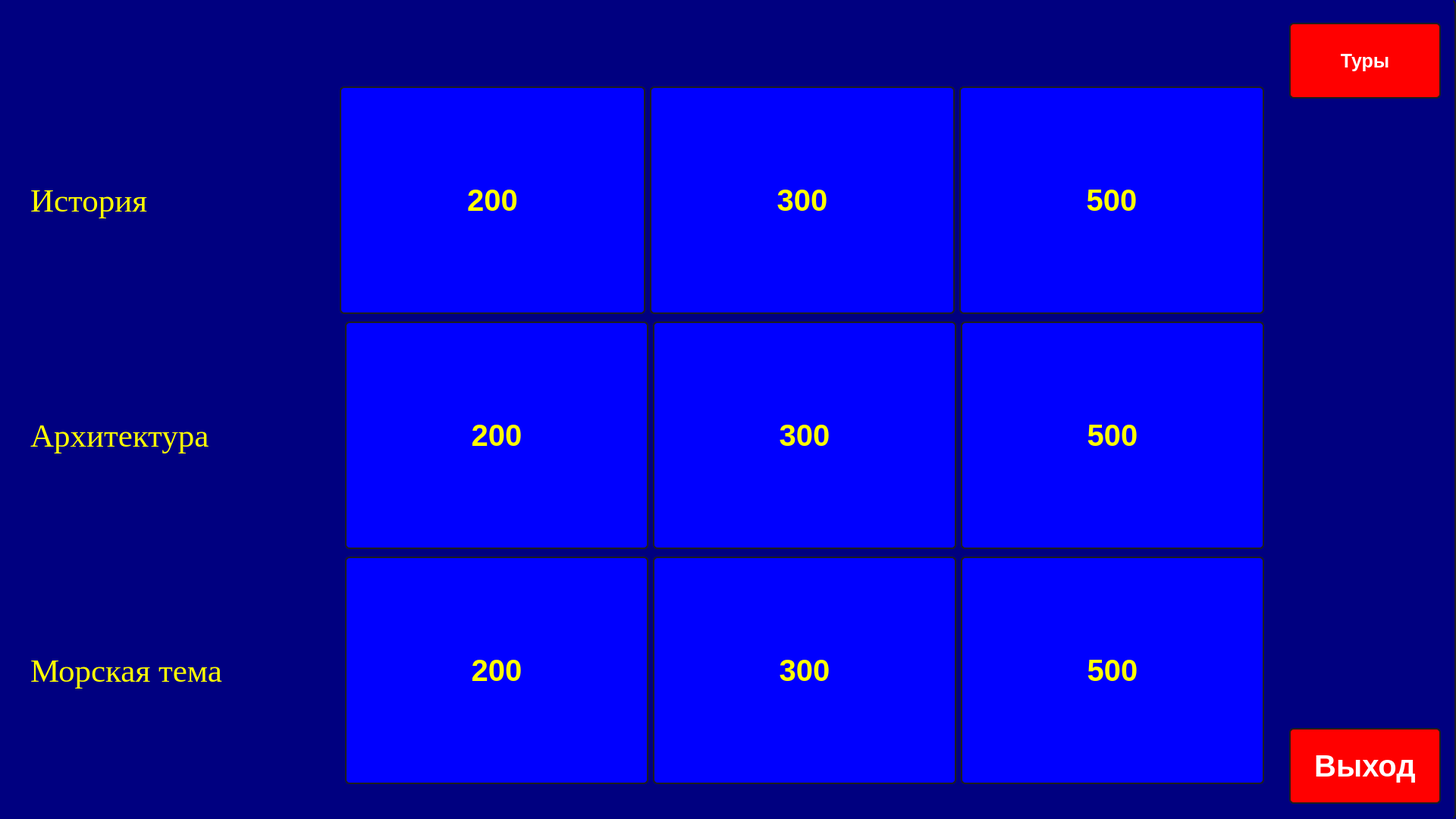
<?xml version="1.0" encoding="UTF-8"?>
<ui version="4.0">
 <class>thirdwindow1</class>
 <widget class="QDialog" name="thirdwindow1">
  <property name="geometry">
   <rect>
    <x>0</x>
    <y>0</y>
    <width>1920</width>
    <height>1080</height>
   </rect>
  </property>
  <property name="windowTitle">
   <string>Dialog</string>
  </property>
  <property name="styleSheet">
   <string notr="true">QDialog
{
font-weight: bold;
    color: yellow;
    background-color: navy;
    border-width: 2px;
    border-color: #1e1e1e;
    border-style: solid;
    border-radius: 6;
    padding: 3px;
    font-size: 40px;
    padding-left: 5px;
    padding-right: 5px;
}</string>
  </property>
  <widget class="QWidget" name="layoutWidget">
   <property name="geometry">
    <rect>
     <x>40</x>
     <y>110</y>
     <width>1627</width>
     <height>928</height>
    </rect>
   </property>
   <layout class="QVBoxLayout" name="verticalLayout">
    <item>
     <layout class="QHBoxLayout" name="horizontalLayout_4">
      <item>
       <layout class="QHBoxLayout" name="horizontalLayout">
        <item>
         <widget class="QLabel" name="label">
          <property name="minimumSize">
           <size>
            <width>400</width>
            <height>200</height>
           </size>
          </property>
          <property name="font">
           <font>
            <family>Times New Roman</family>
            <pointsize>32</pointsize>
           </font>
          </property>
          <property name="styleSheet">
           <string notr="true">color: rgb(255, 255, 0);</string>
          </property>
          <property name="text">
           <string>История</string>
          </property>
         </widget>
        </item>
        <item>
         <widget class="QPushButton" name="pushButton">
          <property name="minimumSize">
           <size>
            <width>400</width>
            <height>300</height>
           </size>
          </property>
          <property name="font">
           <font>
            <pointsize>-1</pointsize>
            <weight>75</weight>
            <bold>true</bold>
           </font>
          </property>
          <property name="toolTip">
           <string>&lt;html&gt;&lt;head/&gt;&lt;body&gt;&lt;p&gt;&lt;span style=&quot; font-size:20pt; font-weight:600; color:#ffff00;&quot;&gt;200&lt;/span&gt;&lt;/p&gt;&lt;/body&gt;&lt;/html&gt;</string>
          </property>
          <property name="styleSheet">
           <string notr="true">QPushButton
{
font-weight: bold;
    color: yellow;
    background-color: blue;
    border-width: 2px;
    border-color: #1e1e1e;
    border-style: solid;
    border-radius: 6;
    padding: 3px;
    font-size: 40px;
    padding-left: 5px;
    padding-right: 5px;
}

QPushButton:pressed
{
    background-color: QLinearGradient( x1: 0, y1: 0, x2: 0, y2: 1, stop: 0 #2d2d2d, stop: 0.1 #2b2b2b, stop: 0.5 #292929, stop: 0.9 #282828, stop: 1 #252525);
}

QPushButton:hover
{
    border: 2px solid QLinearGradient( x1: 0, y1: 0, x2: 0, y2: 1, stop: 0 #ffa02f, stop: 1 #d7801a);
}

QPushButton:focus {
    border-color: yellow;
   outline: none;
}</string>
          </property>
          <property name="text">
           <string>200</string>
          </property>
         </widget>
        </item>
        <item>
         <widget class="QPushButton" name="pushButton_2">
          <property name="minimumSize">
           <size>
            <width>400</width>
            <height>300</height>
           </size>
          </property>
          <property name="styleSheet">
           <string notr="true">QPushButton
{
font-weight: bold;
    color: yellow;
    background-color: blue;
    border-width: 2px;
    border-color: #1e1e1e;
    border-style: solid;
    border-radius: 6;
    padding: 3px;
    font-size: 40px;
    padding-left: 5px;
    padding-right: 5px;
}

QPushButton:pressed
{
    background-color: QLinearGradient( x1: 0, y1: 0, x2: 0, y2: 1, stop: 0 #2d2d2d, stop: 0.1 #2b2b2b, stop: 0.5 #292929, stop: 0.9 #282828, stop: 1 #252525);
}

QPushButton:hover
{
    border: 2px solid QLinearGradient( x1: 0, y1: 0, x2: 0, y2: 1, stop: 0 #ffa02f, stop: 1 #d7801a);
}

QPushButton:focus {
    border-color: yellow;
   outline: none;
}</string>
          </property>
          <property name="text">
           <string>300</string>
          </property>
         </widget>
        </item>
        <item>
         <widget class="QPushButton" name="pushButton_3">
          <property name="minimumSize">
           <size>
            <width>400</width>
            <height>300</height>
           </size>
          </property>
          <property name="styleSheet">
           <string notr="true">QPushButton
{
font-weight: bold;
    color: yellow;
    background-color: blue;
    border-width: 2px;
    border-color: #1e1e1e;
    border-style: solid;
    border-radius: 6;
    padding: 3px;
    font-size: 40px;
    padding-left: 5px;
    padding-right: 5px;
}

QPushButton:pressed
{
    background-color: QLinearGradient( x1: 0, y1: 0, x2: 0, y2: 1, stop: 0 #2d2d2d, stop: 0.1 #2b2b2b, stop: 0.5 #292929, stop: 0.9 #282828, stop: 1 #252525);
}

QPushButton:hover
{
    border: 2px solid QLinearGradient( x1: 0, y1: 0, x2: 0, y2: 1, stop: 0 #ffa02f, stop: 1 #d7801a);
}

QPushButton:focus {
    border-color: yellow;
   outline: none;
}</string>
          </property>
          <property name="text">
           <string>500</string>
          </property>
         </widget>
        </item>
       </layout>
      </item>
     </layout>
    </item>
    <item>
     <layout class="QHBoxLayout" name="horizontalLayout_5">
      <item>
       <widget class="QLabel" name="label_3">
        <property name="minimumSize">
         <size>
          <width>400</width>
          <height>200</height>
         </size>
        </property>
        <property name="font">
         <font>
          <family>Times New Roman</family>
          <pointsize>32</pointsize>
         </font>
        </property>
        <property name="styleSheet">
         <string notr="true">
color: rgb(255, 255, 0);</string>
        </property>
        <property name="text">
         <string>Архитектура</string>
        </property>
       </widget>
      </item>
      <item>
       <layout class="QHBoxLayout" name="horizontalLayout_2">
        <item>
         <widget class="QPushButton" name="pushButton_4">
          <property name="minimumSize">
           <size>
            <width>400</width>
            <height>300</height>
           </size>
          </property>
          <property name="styleSheet">
           <string notr="true">QPushButton
{
font-weight: bold;
    color: yellow;
    background-color: blue;
    border-width: 2px;
    border-color: #1e1e1e;
    border-style: solid;
    border-radius: 6;
    padding: 3px;
    font-size: 40px;
    padding-left: 5px;
    padding-right: 5px;
}

QPushButton:pressed
{
    background-color: QLinearGradient( x1: 0, y1: 0, x2: 0, y2: 1, stop: 0 #2d2d2d, stop: 0.1 #2b2b2b, stop: 0.5 #292929, stop: 0.9 #282828, stop: 1 #252525);
}

QPushButton:hover
{
    border: 2px solid QLinearGradient( x1: 0, y1: 0, x2: 0, y2: 1, stop: 0 #ffa02f, stop: 1 #d7801a);
}

QPushButton:focus {
    border-color: yellow;
   outline: none;
}</string>
          </property>
          <property name="text">
           <string>200</string>
          </property>
         </widget>
        </item>
        <item>
         <widget class="QPushButton" name="pushButton_5">
          <property name="minimumSize">
           <size>
            <width>400</width>
            <height>300</height>
           </size>
          </property>
          <property name="styleSheet">
           <string notr="true">QPushButton
{
font-weight: bold;
    color: yellow;
    background-color: blue;
    border-width: 2px;
    border-color: #1e1e1e;
    border-style: solid;
    border-radius: 6;
    padding: 3px;
    font-size: 40px;
    padding-left: 5px;
    padding-right: 5px;
}

QPushButton:pressed
{
    background-color: QLinearGradient( x1: 0, y1: 0, x2: 0, y2: 1, stop: 0 #2d2d2d, stop: 0.1 #2b2b2b, stop: 0.5 #292929, stop: 0.9 #282828, stop: 1 #252525);
}

QPushButton:hover
{
    border: 2px solid QLinearGradient( x1: 0, y1: 0, x2: 0, y2: 1, stop: 0 #ffa02f, stop: 1 #d7801a);
}

QPushButton:focus {
    border-color: yellow;
   outline: none;
}</string>
          </property>
          <property name="text">
           <string>300</string>
          </property>
         </widget>
        </item>
        <item>
         <widget class="QPushButton" name="pushButton_6">
          <property name="minimumSize">
           <size>
            <width>400</width>
            <height>300</height>
           </size>
          </property>
          <property name="styleSheet">
           <string notr="true">QPushButton
{
font-weight: bold;
    color: yellow;
    background-color: blue;
    border-width: 2px;
    border-color: #1e1e1e;
    border-style: solid;
    border-radius: 6;
    padding: 3px;
    font-size: 40px;
    padding-left: 5px;
    padding-right: 5px;
}

QPushButton:pressed
{
    background-color: QLinearGradient( x1: 0, y1: 0, x2: 0, y2: 1, stop: 0 #2d2d2d, stop: 0.1 #2b2b2b, stop: 0.5 #292929, stop: 0.9 #282828, stop: 1 #252525);
}

QPushButton:hover
{
    border: 2px solid QLinearGradient( x1: 0, y1: 0, x2: 0, y2: 1, stop: 0 #ffa02f, stop: 1 #d7801a);
}

QPushButton:focus {
    border-color: yellow;
   outline: none;
}</string>
          </property>
          <property name="text">
           <string>500</string>
          </property>
         </widget>
        </item>
       </layout>
      </item>
     </layout>
    </item>
    <item>
     <layout class="QHBoxLayout" name="horizontalLayout_6">
      <item>
       <widget class="QLabel" name="label_2">
        <property name="minimumSize">
         <size>
          <width>400</width>
          <height>200</height>
         </size>
        </property>
        <property name="font">
         <font>
          <family>Times New Roman</family>
          <pointsize>32</pointsize>
          <italic>false</italic>
          <strikeout>false</strikeout>
         </font>
        </property>
        <property name="styleSheet">
         <string notr="true">color: rgb(255, 255, 0);</string>
        </property>
        <property name="text">
         <string>Морская тема</string>
        </property>
        <property name="wordWrap">
         <bool>false</bool>
        </property>
       </widget>
      </item>
      <item>
       <layout class="QHBoxLayout" name="horizontalLayout_3">
        <item>
         <widget class="QPushButton" name="pushButton_7">
          <property name="minimumSize">
           <size>
            <width>400</width>
            <height>300</height>
           </size>
          </property>
          <property name="styleSheet">
           <string notr="true">QPushButton
{
font-weight: bold;
    color: yellow;
    background-color: blue;
    border-width: 2px;
    border-color: #1e1e1e;
    border-style: solid;
    border-radius: 6;
    padding: 3px;
    font-size: 40px;
    padding-left: 5px;
    padding-right: 5px;
}

QPushButton:pressed
{
    background-color: QLinearGradient( x1: 0, y1: 0, x2: 0, y2: 1, stop: 0 #2d2d2d, stop: 0.1 #2b2b2b, stop: 0.5 #292929, stop: 0.9 #282828, stop: 1 #252525);
}

QPushButton:hover
{
    border: 2px solid QLinearGradient( x1: 0, y1: 0, x2: 0, y2: 1, stop: 0 #ffa02f, stop: 1 #d7801a);
}

QPushButton:focus {
    border-color: yellow;
   outline: none;
}</string>
          </property>
          <property name="text">
           <string>200</string>
          </property>
         </widget>
        </item>
        <item>
         <widget class="QPushButton" name="pushButton_8">
          <property name="minimumSize">
           <size>
            <width>400</width>
            <height>300</height>
           </size>
          </property>
          <property name="styleSheet">
           <string notr="true">QPushButton
{
font-weight: bold;
    color: yellow;
    background-color: blue;
    border-width: 2px;
    border-color: #1e1e1e;
    border-style: solid;
    border-radius: 6;
    padding: 3px;
    font-size: 40px;
    padding-left: 5px;
    padding-right: 5px;
}

QPushButton:pressed
{
    background-color: QLinearGradient( x1: 0, y1: 0, x2: 0, y2: 1, stop: 0 #2d2d2d, stop: 0.1 #2b2b2b, stop: 0.5 #292929, stop: 0.9 #282828, stop: 1 #252525);
}

QPushButton:hover
{
    border: 2px solid QLinearGradient( x1: 0, y1: 0, x2: 0, y2: 1, stop: 0 #ffa02f, stop: 1 #d7801a);
}

QPushButton:focus {
    border-color: yellow;
   outline: none;
}</string>
          </property>
          <property name="text">
           <string>300</string>
          </property>
         </widget>
        </item>
        <item>
         <widget class="QPushButton" name="pushButton_9">
          <property name="minimumSize">
           <size>
            <width>400</width>
            <height>300</height>
           </size>
          </property>
          <property name="styleSheet">
           <string notr="true">QPushButton
{
font-weight: bold;
    color: yellow;
    background-color: blue;
    border-width: 2px;
    border-color: #1e1e1e;
    border-style: solid;
    border-radius: 6;
    padding: 3px;
    font-size: 40px;
    padding-left: 5px;
    padding-right: 5px;
}

QPushButton:pressed
{
    background-color: QLinearGradient( x1: 0, y1: 0, x2: 0, y2: 1, stop: 0 #2d2d2d, stop: 0.1 #2b2b2b, stop: 0.5 #292929, stop: 0.9 #282828, stop: 1 #252525);
}

QPushButton:hover
{
    border: 2px solid QLinearGradient( x1: 0, y1: 0, x2: 0, y2: 1, stop: 0 #ffa02f, stop: 1 #d7801a);
}

QPushButton:focus {
    border-color: yellow;
   outline: none;
}</string>
          </property>
          <property name="text">
           <string>500</string>
          </property>
         </widget>
        </item>
       </layout>
      </item>
     </layout>
    </item>
   </layout>
  </widget>
  <widget class="QPushButton" name="pushButton_10">
   <property name="geometry">
    <rect>
     <x>1700</x>
     <y>960</y>
     <width>200</width>
     <height>100</height>
    </rect>
   </property>
   <property name="minimumSize">
    <size>
     <width>200</width>
     <height>100</height>
    </size>
   </property>
   <property name="font">
    <font>
     <pointsize>-1</pointsize>
     <weight>75</weight>
     <bold>true</bold>
    </font>
   </property>
   <property name="styleSheet">
    <string notr="true">QPushButton
{
font-weight: bold;
    color: white;
    background-color: Red;
    border-width: 2px;
    border-color: #1e1e1e;
    border-style: solid;
    border-radius: 6;
    padding: 3px;
    font-size: 40px;
    padding-left: 5px;
    padding-right: 5px;
}

QPushButton:pressed
{
    background-color: QLinearGradient( x1: 0, y1: 0, x2: 0, y2: 1, stop: 0 #2d2d2d, stop: 0.1 #2b2b2b, stop: 0.5 #292929, stop: 0.9 #282828, stop: 1 #252525);
}

QPushButton:hover
{
    border: 2px solid QLinearGradient( x1: 0, y1: 0, x2: 0, y2: 1, stop: 0 #ffa02f, stop: 1 #d7801a);
}

QPushButton:focus {
    border-color: yellow;
   outline: none;
}</string>
   </property>
   <property name="text">
    <string>Выход</string>
   </property>
  </widget>
  <widget class="QPushButton" name="pushButton_11">
   <property name="geometry">
    <rect>
     <x>1700</x>
     <y>30</y>
     <width>200</width>
     <height>100</height>
    </rect>
   </property>
   <property name="font">
    <font>
     <pointsize>-1</pointsize>
     <weight>75</weight>
     <bold>true</bold>
    </font>
   </property>
   <property name="styleSheet">
    <string notr="true">QPushButton
{
font-weight: bold;
    color: white;
    background-color: Red;
    border-width: 2px;
    border-color: #1e1e1e;
    border-style: solid;
    border-radius: 6;
    padding: 3px;
    font-size: 25px;
    padding-left: 5px;
    padding-right: 5px;
}

QPushButton:pressed
{
    background-color: QLinearGradient( x1: 0, y1: 0, x2: 0, y2: 1, stop: 0 #2d2d2d, stop: 0.1 #2b2b2b, stop: 0.5 #292929, stop: 0.9 #282828, stop: 1 #252525);
}

QPushButton:hover
{
    border: 2px solid QLinearGradient( x1: 0, y1: 0, x2: 0, y2: 1, stop: 0 #ffa02f, stop: 1 #d7801a);
}

QPushButton:focus {
    border-color: yellow;
   outline: none;
}</string>
   </property>
   <property name="text">
    <string>Туры</string>
   </property>
  </widget>
  <widget class="QLabel" name="label_4">
   <property name="geometry">
    <rect>
     <x>-4</x>
     <y>0</y>
     <width>1920</width>
     <height>1200</height>
    </rect>
   </property>
   <property name="styleSheet">
    <string notr="true">QLabel
{
	background: navy;
}</string>
   </property>
   <property name="text">
    <string/>
   </property>
   <property name="pixmap">
    <pixmap>../../kraska_art_polosy_pyatna_117030_1920x1200.jpg</pixmap>
   </property>
  </widget>
  <zorder>label_4</zorder>
  <zorder>layoutWidget</zorder>
  <zorder>pushButton_10</zorder>
  <zorder>pushButton_11</zorder>
 </widget>
 <resources/>
 <connections/>
</ui>
